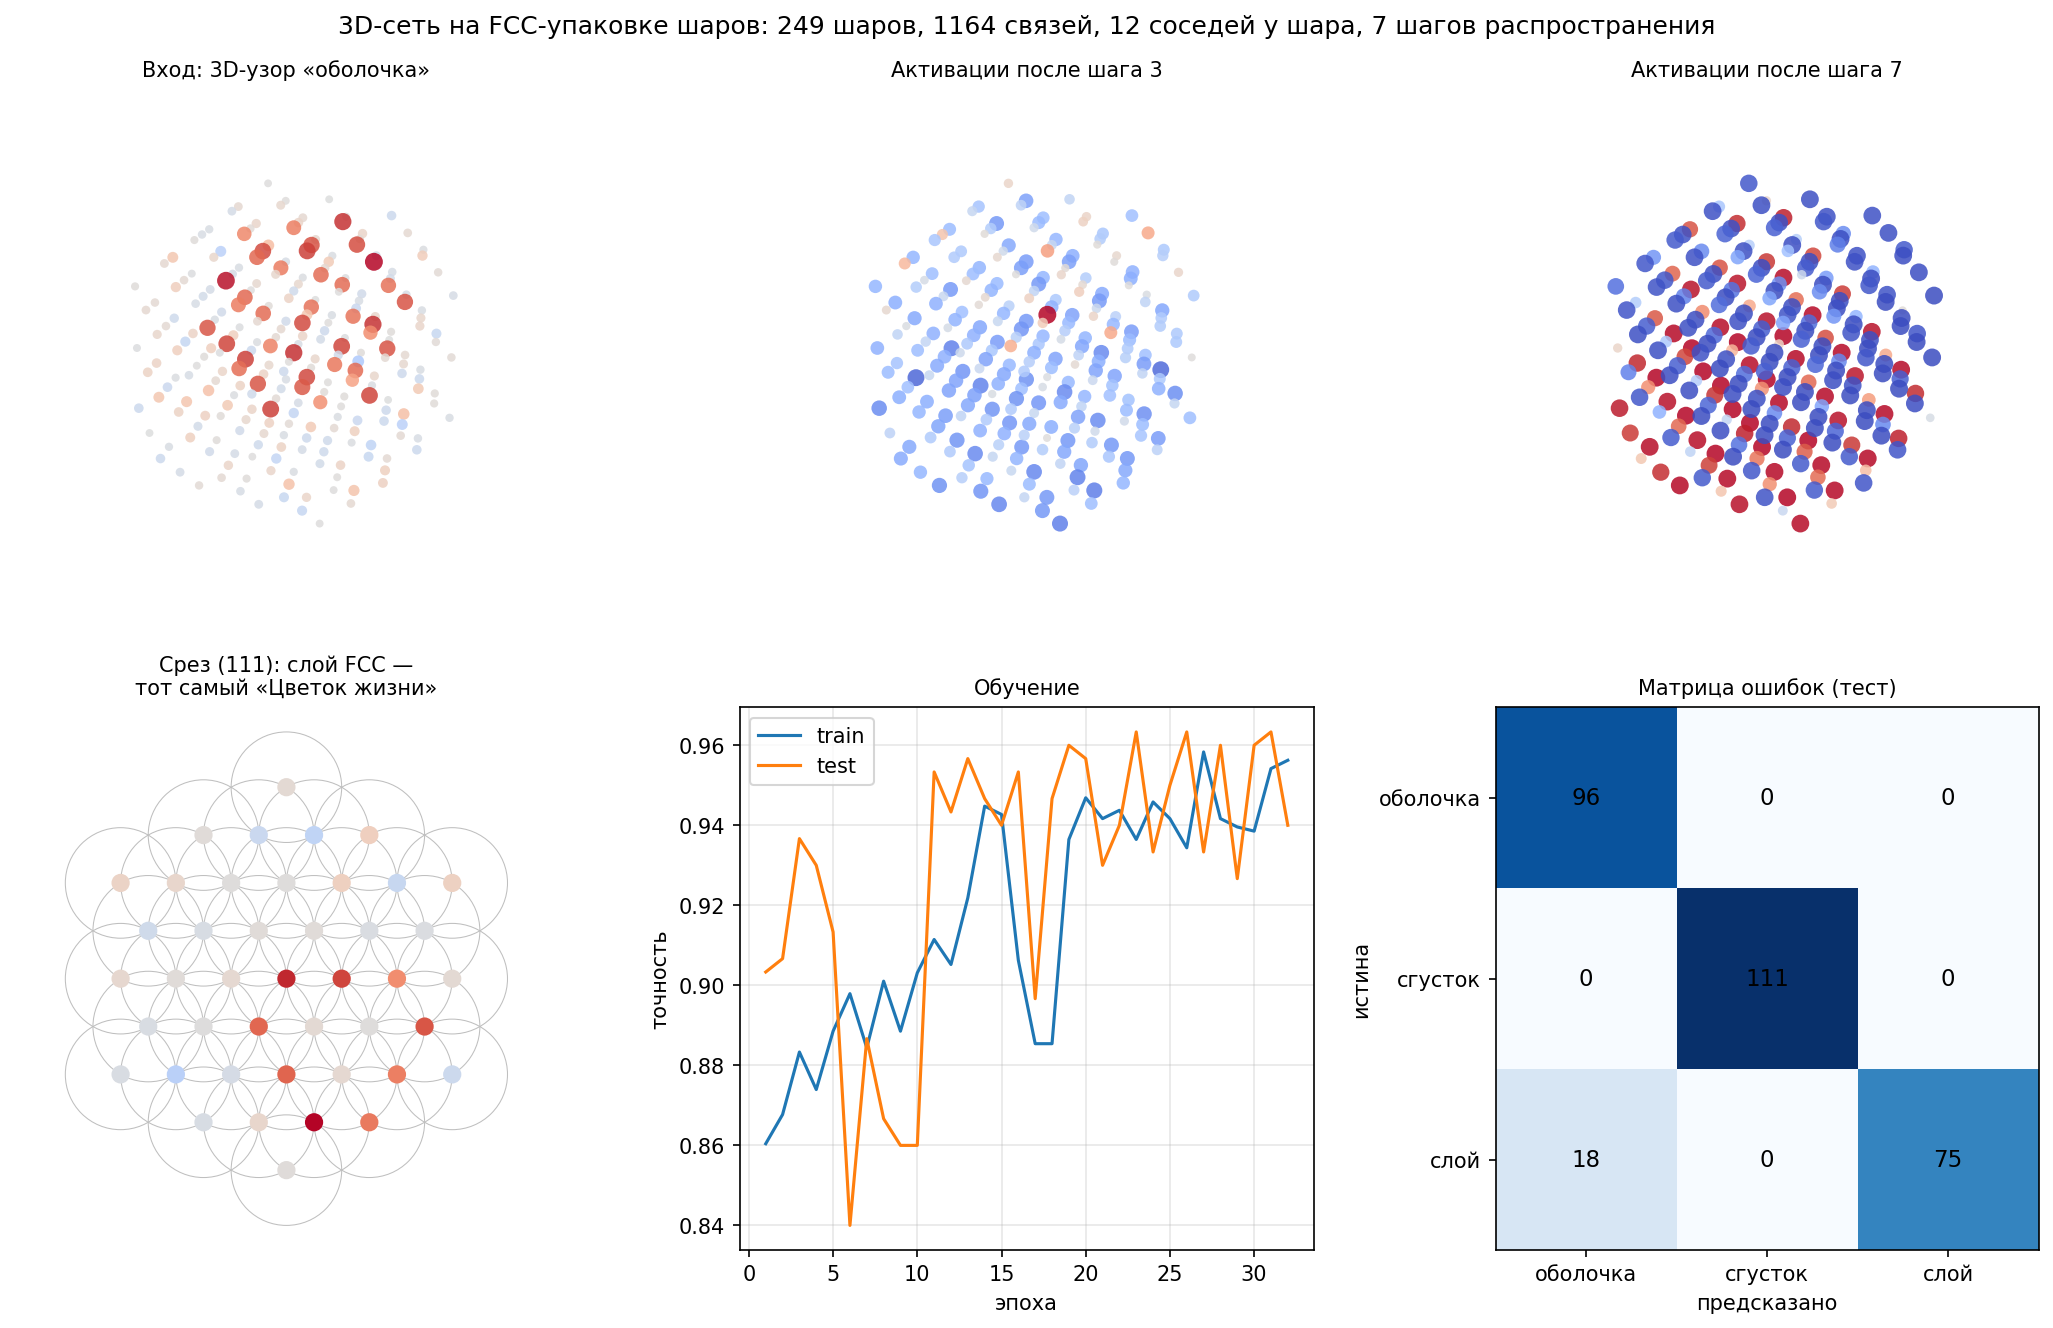

Write Python code to recreate this figure.
# -*- coding: utf-8 -*-
"""
3D-версия сети «Цветок жизни»: шары, заполняющие пространство.

Узлы = центры шаров в FCC-упаковке (плотнейшая упаковка сфер,
у каждого шара 12 касающихся соседей — kissing number в 3D).
Рёбра = касания/пересечения соседних шаров.
Срез такой структуры по плоскости (111) — в точности гексагональный
«Цветок жизни» из 2D-версии: 3D-структура состоит из его слоёв.

Модель и обучение те же: рекуррентный message passing с общими весами,
ручной backprop на numpy, Adam.
Задача: классификация 3D-узоров (оболочка / сгусток / плоский слой).
"""
import numpy as np

rng = np.random.default_rng(7)

# ---------------------------------------------------------------- решётка
def build_fcc(Rc):
    """FCC-упаковка: целые (i,j,k) с чётной суммой, |p|<=Rc.
    Декартовы координаты делим на sqrt(2), чтобы расстояние
    между соседними шарами было 1 (шары радиуса 1/2 касаются)."""
    m = int(np.ceil(Rc * np.sqrt(2))) + 1
    axial, pts = [], []
    for i in range(-m, m + 1):
        for j in range(-m, m + 1):
            for k in range(-m, m + 1):
                if (i + j + k) % 2 == 0:
                    p = np.array([i, j, k]) / np.sqrt(2)
                    if np.linalg.norm(p) <= Rc:
                        axial.append((i, j, k)); pts.append(p)
    index = {a: n for n, a in enumerate(axial)}
    pos = np.array(pts)
    dirs = [(a, b, c) for a in (-1, 0, 1) for b in (-1, 0, 1)
            for c in (-1, 0, 1) if abs(a) + abs(b) + abs(c) == 2]  # 12 соседей
    n = len(axial)
    A = np.zeros((n, n))
    for (i, j, k), u in index.items():
        for di, dj, dk in dirs:
            v = index.get((i + di, j + dj, k + dk))
            if v is not None:
                A[u, v] = 1.0
    A_hat = A / np.maximum(A.sum(1, keepdims=True), 1)
    return axial, pos, A, A_hat

Rc = 3.6
axial, pos, A, A_hat = build_fcc(Rc)
N = len(pos)
deg = A.sum(1)
print(f"FCC-решётка: {N} узлов (шаров), {int(A.sum()/2)} связей, "
      f"соседей у внутренних узлов: {int(deg.max())}")

# ---------------------------------------------------------------- данные
def make_dataset(n_samples):
    """3 класса 3D-узоров: 0=сферическая оболочка, 1=сгусток, 2=плоский слой."""
    X = np.zeros((n_samples, N, 1))
    y = rng.integers(0, 3, n_samples)
    inner = np.where(np.linalg.norm(pos, axis=1) < Rc - 1.6)[0]
    for s in range(n_samples):
        c = pos[rng.choice(inner)]
        d = np.linalg.norm(pos - c, axis=1)
        if y[s] == 0:                                # оболочка
            r0 = rng.uniform(1.2, 2.2)
            v = (np.abs(d - r0) < 0.45).astype(float)
        elif y[s] == 1:                              # сгусток
            v = np.exp(-d ** 2 / (2 * 0.85 ** 2))
        else:                                        # плоский слой
            nvec = rng.normal(size=3)
            nvec /= np.linalg.norm(nvec)
            v = (np.abs((pos - c) @ nvec) < 0.45).astype(float)
        X[s, :, 0] = v + rng.normal(0, 0.15, N)      # шум
    return X, y

# ---------------------------------------------------------------- модель
D, K = 8, 7          # размерность признаков узла, число шагов распространения

def init(shape, scale=None):
    scale = scale or 1.0 / np.sqrt(shape[0])
    return rng.normal(0, scale, shape)

P = {
    "Win": init((1, D)), "bin": np.zeros(D),
    "Ws":  init((D, D)), "Wn": init((D, D)), "b": np.zeros(D),
    "Wo":  init((2 * D, 3), 1.0 / np.sqrt(2 * D)), "bo": np.zeros(3),
}

def forward(X):
    cache = {"X": X, "H": []}
    h = np.tanh(X @ P["Win"] + P["bin"])             # (B,N,D)
    cache["H"].append(h)
    for _ in range(K):                               # волна по 3D-решётке
        m = np.matmul(A_hat, h)                      # среднее по 12 соседям
        h = np.tanh(h @ P["Ws"] + m @ P["Wn"] + P["b"])
        cache["H"].append(h)
    amax = h.argmax(axis=1)
    g = np.concatenate([h.mean(axis=1),
                        np.take_along_axis(h, amax[:, None, :], 1)[:, 0, :]], 1)
    logits = g @ P["Wo"] + P["bo"]
    cache["g"], cache["amax"] = g, amax
    return logits, cache

def loss_and_grads(X, y):
    B = len(y)
    logits, cache = forward(X)
    e = np.exp(logits - logits.max(1, keepdims=True))
    p = e / e.sum(1, keepdims=True)
    loss = -np.log(p[np.arange(B), y] + 1e-12).mean()
    acc = (p.argmax(1) == y).mean()

    G = {k: np.zeros_like(v) for k, v in P.items()}
    dlogits = p.copy()
    dlogits[np.arange(B), y] -= 1
    dlogits /= B
    G["Wo"] = cache["g"].T @ dlogits
    G["bo"] = dlogits.sum(0)
    dg = dlogits @ P["Wo"].T
    dh = dg[:, None, :D] / N * np.ones((B, N, 1))
    dmax = np.zeros((B, N, D))
    np.put_along_axis(dmax, cache["amax"][:, None, :], dg[:, None, D:], axis=1)
    dh = dh + dmax
    for t in range(K, 0, -1):
        h_out, h_in = cache["H"][t], cache["H"][t - 1]
        dpre = dh * (1 - h_out ** 2)
        m_in = np.matmul(A_hat, h_in)
        dpre2 = dpre.reshape(-1, D)
        G["Ws"] += h_in.reshape(-1, D).T @ dpre2
        G["Wn"] += m_in.reshape(-1, D).T @ dpre2
        G["b"]  += dpre2.sum(0)
        dh = dpre @ P["Ws"].T + np.matmul(A_hat.T, dpre @ P["Wn"].T)
    h0 = cache["H"][0]
    dpre = dh * (1 - h0 ** 2)
    G["Win"] = cache["X"].reshape(-1, 1).T @ dpre.reshape(-1, D)
    G["bin"] = dpre.reshape(-1, D).sum(0)
    return loss, acc, G

# ---------------------------------------------------------------- обучение
def train(epochs=200, batch=64, lr=3e-3, time_budget=None):
    import time
    t_start = time.time()
    Xtr, ytr = make_dataset(900)
    Xte, yte = make_dataset(300)
    M = {k: np.zeros_like(v) for k, v in P.items()}
    V = {k: np.zeros_like(v) for k, v in P.items()}
    history, t = [], 0
    for ep in range(epochs):
        idx = rng.permutation(len(ytr))
        ep_loss = ep_acc = nb = 0
        for i in range(0, len(ytr), batch):
            j = idx[i:i + batch]
            loss, acc, G = loss_and_grads(Xtr[j], ytr[j])
            t += 1
            for k in P:
                M[k] = 0.9 * M[k] + 0.1 * G[k]
                V[k] = 0.999 * V[k] + 0.001 * G[k] ** 2
                mh, vh = M[k] / (1 - 0.9 ** t), V[k] / (1 - 0.999 ** t)
                P[k] -= lr * mh / (np.sqrt(vh) + 1e-8)
            ep_loss += loss; ep_acc += acc; nb += 1
        logits, _ = forward(Xte)
        te_acc = (logits.argmax(1) == yte).mean()
        history.append((ep_loss / nb, ep_acc / nb, te_acc))
        if (ep + 1) % 10 == 0:
            print(f"эпоха {ep+1:3d}  loss {ep_loss/nb:.3f}  "
                  f"train acc {ep_acc/nb:.3f}  test acc {te_acc:.3f}")
        if time_budget and time.time() - t_start > time_budget:
            print(f"(остановка по бюджету времени на эпохе {ep+1})")
            break
    return history, (Xte, yte)

# ---------------------------------------------------------------- запуск
if __name__ == "__main__":
    import os
    if os.environ.get("CONTINUE") and os.path.exists("weights3d.npz"):
        for k, v in np.load("weights3d.npz").items():
            P[k] = v
        print("(веса загружены, дообучение)")
    history, (Xte, yte) = train(
        time_budget=float(os.environ.get("TIME_BUDGET", 0)) or None)
    np.savez("weights3d.npz", **P)
    logits, cache = forward(Xte)
    pred = logits.argmax(1)
    print(f"\nИтоговая точность на тесте: {(pred == yte).mean():.3f}")
    names = ["оболочка", "сгусток", "слой"]
    for c in range(3):
        m = yte == c
        print(f"  {names[c]:8s}: {(pred[m] == c).mean():.3f}")

    # ------------------------------------------------------------ картинка
    import matplotlib
    matplotlib.use("Agg")
    import matplotlib.pyplot as plt
    from matplotlib.patches import Circle

    # срез (111): узлы с i+j+k == 0 образуют гексагональный слой
    layer = [n for n, (i, j, k) in enumerate(axial) if i + j + k == 0]
    u = np.array([1, -1, 0]) / np.sqrt(2)
    v = np.array([1, 1, -2]) / np.sqrt(6)
    lp = np.stack([pos[layer] @ u, pos[layer] @ v], 1)

    def draw3d(ax, values, title):
        vmax = np.abs(values).max() + 1e-9
        order = np.argsort(pos[:, 1])                 # грубая сортировка по глубине
        sz = 14 + 60 * (np.abs(values) / vmax)
        ax.scatter(pos[order, 0], pos[order, 1], pos[order, 2],
                   c=values[order], s=sz[order], cmap="coolwarm",
                   vmin=-vmax, vmax=vmax, alpha=0.85, lw=0)
        ax.set_title(title, fontsize=10)
        ax.set_box_aspect((1, 1, 1)); ax.axis("off")

    def draw_slice(ax, values, title):
        vmax = np.abs(values).max() + 1e-9
        for x, yy in lp:
            ax.add_patch(Circle((x, yy), 1.0, fill=False,
                                lw=0.5, color="0.75", zorder=1))
        ax.scatter(lp[:, 0], lp[:, 1], c=values, s=60, cmap="coolwarm",
                   vmin=-vmax, vmax=vmax, zorder=2)
        ax.set_title(title, fontsize=10)
        ax.set_aspect("equal"); ax.axis("off")

    s = int(np.where(yte == 0)[0][0])                 # образец «оболочка»
    hK = cache["H"][K][s]
    ch = int(np.argmax(hK.var(0)))                    # самый информативный признак

    fig = plt.figure(figsize=(14, 9))
    ax = fig.add_subplot(2, 3, 1, projection="3d")
    draw3d(ax, Xte[s, :, 0], "Вход: 3D-узор «оболочка»")
    ax = fig.add_subplot(2, 3, 2, projection="3d")
    draw3d(ax, cache["H"][3][s][:, ch], "Активации после шага 3")
    ax = fig.add_subplot(2, 3, 3, projection="3d")
    draw3d(ax, hK[:, ch], f"Активации после шага {K}")

    ax = fig.add_subplot(2, 3, 4)
    draw_slice(ax, Xte[s, layer, 0],
               "Срез (111): слой FCC —\nтот самый «Цветок жизни»")
    ax = fig.add_subplot(2, 3, 5)
    hist = np.array(history)
    ep = np.arange(1, len(hist) + 1)
    ax.plot(ep, hist[:, 1], label="train")
    ax.plot(ep, hist[:, 2], label="test")
    ax.set_xlabel("эпоха"); ax.set_ylabel("точность")
    ax.set_title("Обучение", fontsize=10); ax.legend(); ax.grid(alpha=0.3)

    ax = fig.add_subplot(2, 3, 6)
    cm = np.zeros((3, 3), int)
    for yt, yp in zip(yte, pred):
        cm[yt, yp] += 1
    ax.imshow(cm, cmap="Blues")
    for i in range(3):
        for j in range(3):
            ax.text(j, i, cm[i, j], ha="center", va="center", fontsize=11)
    ax.set_xticks(range(3), names); ax.set_yticks(range(3), names)
    ax.set_xlabel("предсказано"); ax.set_ylabel("истина")
    ax.set_title("Матрица ошибок (тест)", fontsize=10)

    fig.suptitle("3D-сеть на FCC-упаковке шаров: "
                 f"{N} шаров, {int(A.sum()/2)} связей, 12 соседей у шара, "
                 f"{K} шагов распространения", fontsize=12)
    fig.tight_layout()
    fig.savefig("flower_of_life_net_3d.png", dpi=150, bbox_inches="tight")
    print("Сохранено: flower_of_life_net_3d.png")
